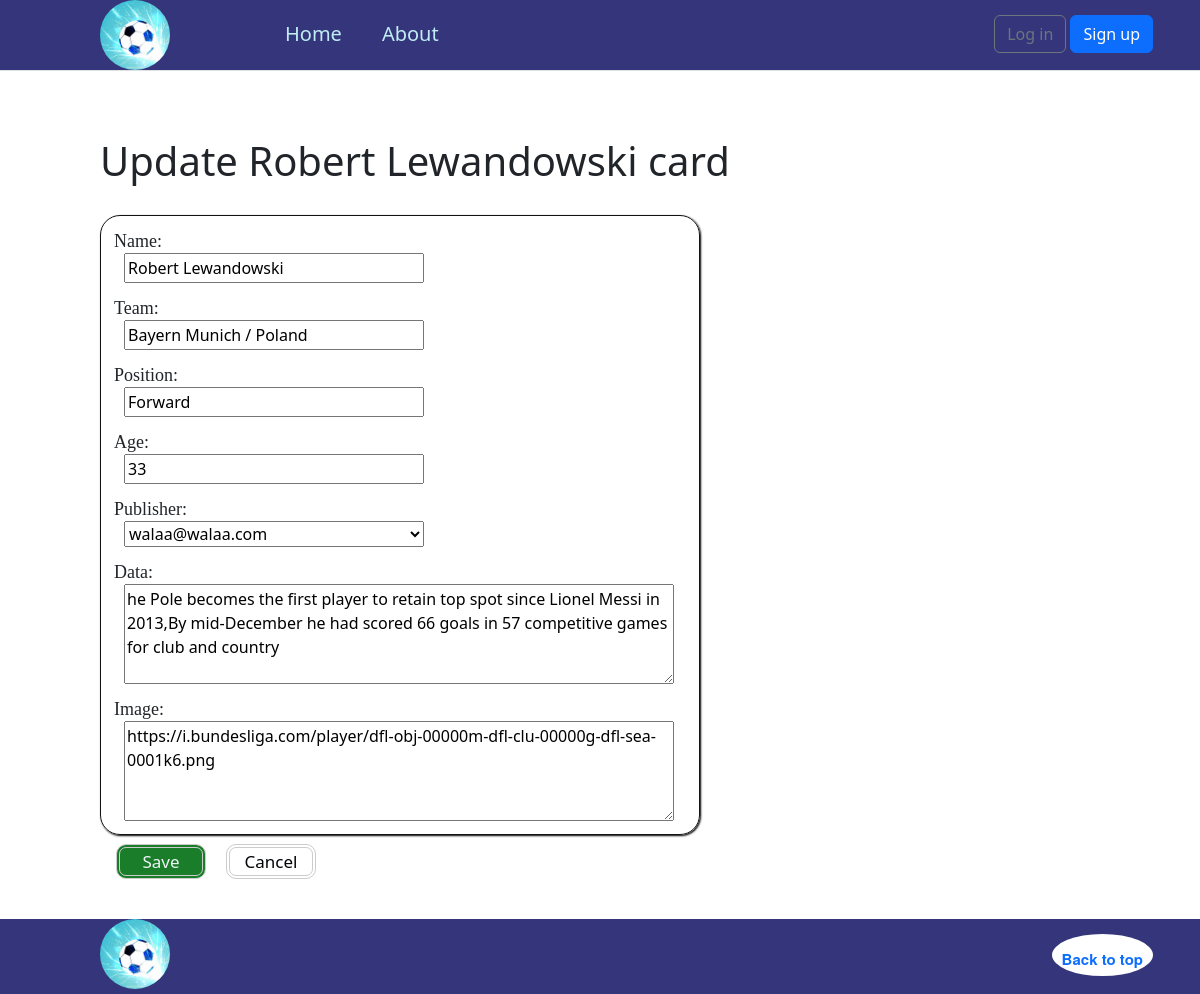
Page /1/update/ on the committed database.
### player/models.py (models this page shows, shortened)
class Player (models.Model):
    name = models.CharField(max_length=255, default="Name")
    team = models.CharField(max_length=255, default="Team")
    Position = models.CharField(max_length=255,  default="Position")
    Age=models.IntegerField()
    publisher= models.ForeignKey(CustomUser, on_delete=models.CASCADE)
    data= models.TextField(default="information ")
    image= models.TextField(default= "add the path of picture")
    class Meta:
       verbose_name_plural = "players"
       ordering=['pk']

### player/views.py (the view)
# urls.py: path('<int:pk>/update/', PlayerUpdateView.as_view(), name='player_update'),
class PlayerUpdateView(UpdateView):
    template_name = "pages/player-update.html"
    model = Player
    fields = ["name","team","Position","Age","publisher","data","image"]

### accounts/models.py (called while the page is built)
    def __str__(self):
        return self.email

### templates/pages/player-update.html (shortened to what this page needs)
{% extends '_base.html' %}
{% load static %}
{% block main %}
<div class="creat">
  <div class="create-view">
    <h1> Update {{player.name}} card</h1>
    <div class="update_form">
        <form   method='post' >
          {{form.as_p}}
         <input type='submit' value="Save" class="save_button"/>
        </form>
        <a  href="{% url 'home' %}" id="cancel"><button class="cancel_button" role="button">Cancel</button></a>
    </div>
  </div>
</div>
{% endblock main %}

### static/css/base.css (style rules this page uses)
html { position: relative; min-height: 100%; font-size: 14px; }
@media (min-width: 768px) { html { font-size: 16px; } }
* { box-sizing: border-box; }
body { margin-bottom: 60px; }
a { text-decoration-line: none; }
.creat { display: flex; }
.create-view { margin-left: 100px; margin-top: 50px; margin-bottom: 50px; }
.add_form ,.update_form { margin-top: 30px; border: #121212 solid 1px; width: 600px; border-radius: 20px; box-shadow: 1px 1px 2px rgb(4, 2, 0); }
.add_form p ,.update_form p { display: block; margin: 13px; }
.add_form textarea,select,input ,.update_form textarea,select,input { display: block; margin-left: 10px; }
.add_form label ,.update_form label { font-size: 18px; line-height: 24px; font-family: "Guardian Headline","Guardian Egyptian Web","Guardian Headline Full",Georgia,serif; font-weight: normal; font-weight: 300; }
#cancel { float:left; display:inline; width: 49%; }
.cancel_button { margin: 5px; margin-top: 10px; margin-left: 15px; width: 90px; height: 35px; border-radius: 10px; border: 4px double #cccccc; background-color: rgb(255, 255, 255); font-size: 17px; color: rgb(0, 3, 6); }
.save_button { margin: 5px; margin-top: 10px; margin-left: 15px; width: 90px; height: 35px; border-radius: 10px; border: 4px double #cccccc; background-color: rgb(26, 125, 41); font-size: 17px; color: rgb(240, 243, 246); float:left; }
.update_form textarea { height: 100px; width: 550px; }
.update_form { width: 600px; }
.update_form select,input { width: 300px; }

### rows in the picture
Player: name "Robert Lewandowski", team "Bayern Munich / Poland", Position "Forward", Age "33", publisher "walaa@walaa.com", data "he Pole becomes the first player to retain top spot since Lionel Messi in 2013,By mid-December he had scored 66 goals in 57 competitive games for club and country", image "https://i.bundesliga.com/player/dfl-obj-00000m-dfl-clu-00000g-dfl-sea-0001k6.png"
